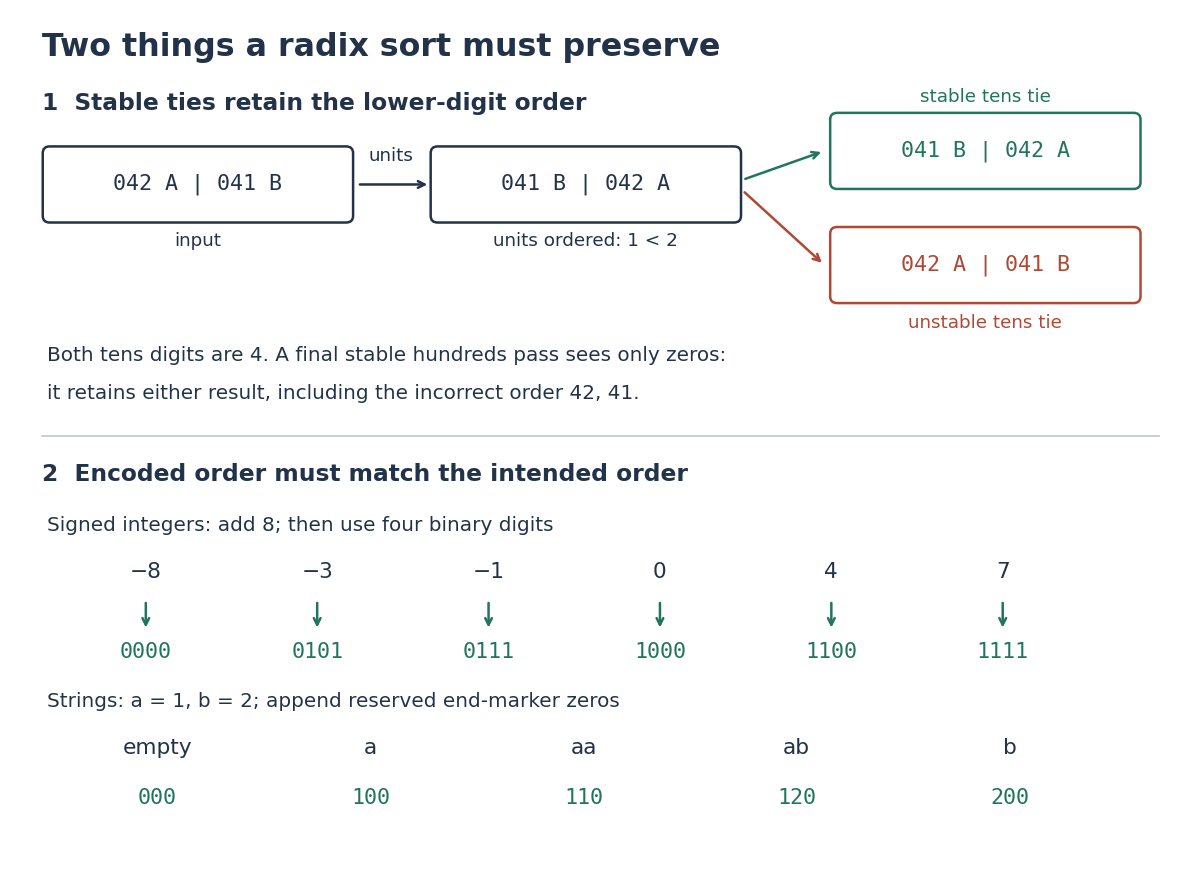

Here is the Python script that generated this plot:
"""Original stability and order-preserving encoding diagram.

Python 3.14, matplotlib 3.10.7; run from _media to emit its basename PNG.
"""

from pathlib import Path

import matplotlib.pyplot as plt
from matplotlib.patches import FancyBboxPatch


def box(ax, x, y, text, color, width=2.0):
    ax.add_patch(FancyBboxPatch((x, y), width, 0.60,
                              boxstyle="round,pad=0.04,rounding_size=0.06",
                              edgecolor=color, facecolor="white", linewidth=1.5))
    ax.text(x + width / 2, y + 0.30, text, ha="center", va="center",
            fontsize=13, family="monospace", color=color)


def arrow(ax, start, end, color):
    ax.annotate("", xy=end, xytext=start,
                arrowprops=dict(arrowstyle="->", color=color, lw=1.5))


def main():
    signed = [-8, -3, -1, 0, 4, 7]
    words = ["", "a", "aa", "ab", "b"]
    encoded = ["".join(str({"a": 1, "b": 2}[c]) for c in w).ljust(3, "0") for w in words]
    assert encoded == ["000", "100", "110", "120", "200"]
    assert [int(s, 3) for s in encoded] == sorted(int(s, 3) for s in encoded)

    fig, ax = plt.subplots(figsize=(10, 7.4), dpi=120, facecolor="white")
    fig.subplots_adjust(left=0.025, right=0.99, bottom=0.035, top=0.98)
    ax.set(xlim=(0, 10), ylim=(0, 7.5))
    ax.axis("off")
    ink, good, bad = "#223349", "#21755e", "#af4935"
    ax.text(0.1, 7.16, "Two things a radix sort must preserve", fontsize=19,
            weight="bold", color=ink)
    ax.text(0.1, 6.68, "1  Stable ties retain the lower-digit order", fontsize=14,
            weight="bold", color=ink)
    box(ax, 0.15, 5.71, "042 A | 041 B", ink, 2.60)
    ax.text(1.45, 5.46, "input", fontsize=11, ha="center", color=ink)
    arrow(ax, (2.82, 6.01), (3.46, 6.01), ink)
    ax.text(3.12, 6.22, "units", fontsize=11, ha="center", color=ink)
    box(ax, 3.5, 5.71, "041 B | 042 A", ink, 2.60)
    ax.text(4.8, 5.46, "units ordered: 1 < 2", fontsize=11, ha="center", color=ink)
    arrow(ax, (6.15, 6.05), (6.86, 6.31), good)
    arrow(ax, (6.15, 5.96), (6.86, 5.29), bad)
    box(ax, 6.95, 6.01, "041 B | 042 A", good, 2.60)
    box(ax, 6.95, 4.99, "042 A | 041 B", bad, 2.60)
    ax.text(8.25, 6.75, "stable tens tie", fontsize=11, color=good, ha="center")
    ax.text(8.25, 4.73, "unstable tens tie", fontsize=11, color=bad, ha="center")
    ax.text(0.15, 4.43, "Both tens digits are 4. A final stable hundreds pass sees only zeros:",
            fontsize=12, color=ink)
    ax.text(0.15, 4.09, "it retains either result, including the incorrect order 42, 41.",
            fontsize=12, color=ink)
    ax.plot([0.1, 9.75], [3.76, 3.76], color="#bcc6d0", linewidth=1)
    ax.text(0.1, 3.36, "2  Encoded order must match the intended order", fontsize=14,
            weight="bold", color=ink)
    ax.text(0.15, 2.91, "Signed integers: add 8; then use four binary digits", fontsize=12, color=ink)
    for i, x in enumerate(signed):
        xx = 1.0 + i * 1.48
        ax.text(xx, 2.49, str(x).replace("-", "−"), fontsize=13, color=ink, ha="center")
        arrow(ax, (xx, 2.3), (xx, 2.02), good)
        ax.text(xx, 1.78, f"{x + 8:04b}", family="monospace", fontsize=13, color=good, ha="center")
    ax.text(0.15, 1.34, "Strings: a = 1, b = 2; append reserved end-marker zeros", fontsize=12, color=ink)
    for i, (word, code) in enumerate(zip(words, encoded)):
        xx = 1.10 + i * 1.84
        ax.text(xx, 0.92, word or "empty", fontsize=13, color=ink, ha="center")
        ax.text(xx, 0.47, code, family="monospace", fontsize=13, color=good, ha="center")
    fig.savefig(Path.cwd() / (Path(__file__).stem + ".png"), facecolor="white", transparent=False)
    plt.close(fig)


if __name__ == "__main__":
    main()
